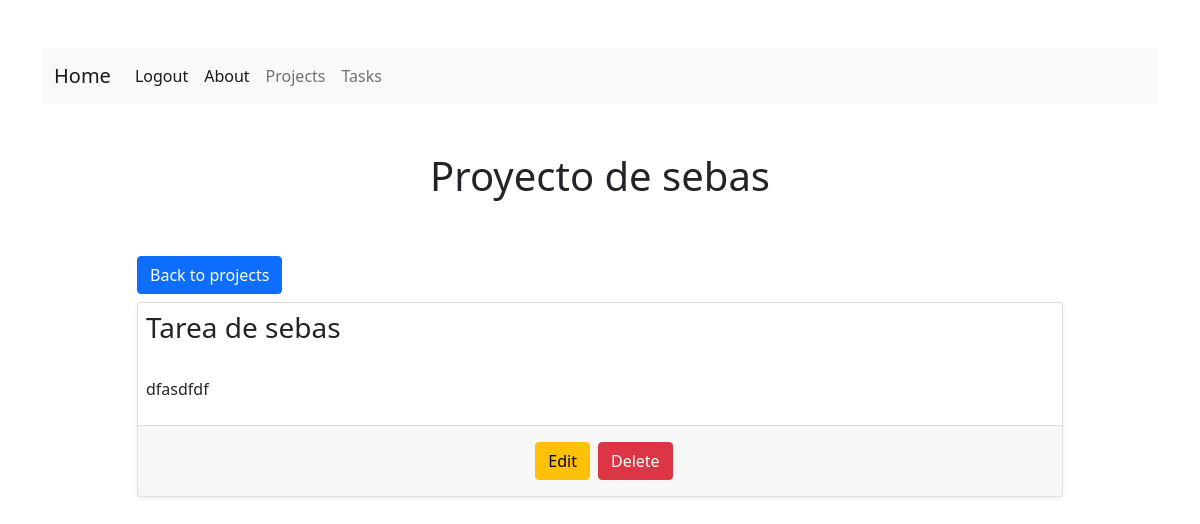
The page /project-detail/6/ (signed in) on the database its author committed.
### todolist/models.py (models this page shows, shortened)
class Project(models.Model):
    name = models.CharField(max_length=200)
    description = models.TextField()
    user = models.ForeignKey(User, on_delete=models.CASCADE)

class Task(models.Model):
    title = models.CharField(max_length=300)
    description = models.TextField()
    done = models.BooleanField(default=False)
    user = models.ForeignKey(User,on_delete=models.CASCADE)
    project = models.ForeignKey(Project,on_delete=models.CASCADE)

### todolist/views.py (the view)
# urls.py: path('project-detail/<int:project_id>/',views.detailOfProject, name="projects.detail"),
@login_required
def detailOfProject(request,project_id):
    project = get_object_or_404(Project, id=project_id)
    tasks = Task.objects.filter(project_id=project_id)
    return render(request,'projects/detail.html',{
        "project": project,
        "tasks" : tasks
    })

### todolist/templates/projects/detail.html
{% extends "layouts/base.html" %}
{% block content %}
<div class="d-flex justify-content-center align-items-center pt-5 pb-5">
    <h1 class="text-center">
        {{ project.name }}
    </h1>
</div>
<div >
    <div class="row d-flex justify-content-center mb-2">
        <div class="col-sm-10 d-flex">
            <a href="{% url 'projects.list' %}" class="btn btn-primary">Back to projects</a>
        </div>
    </div>
    {% for task in tasks %}
    <div class="row d-flex justify-content-center mb-2">
        <div class="col-sm-10">
            <div class="card shadow-sm">
                <div class="card-title p-2">
                    <h3>
                        {{ task.title }}
                    </h3>
                </div>
                <div class="card-text p-2">
                    <p>
                        {{ task.description }}
                    </p>
                </div>
                <div class="card-footer d-flex justify-content-center align-items-center">
                    <a class="btn btn-warning m-2" href="{% url 'tasks.edit' task.id %}" >Edit</a>
                    <a class="btn btn-danger" href="{% url 'tasks.delete' task.id %}" >Delete</a>
                </div>
            </div>
        </div>
    </div>
    {% endfor %}
</div>
{% endblock %}

### rows shown on the page
Project: name "Proyecto de sebas"
Task: title "Tarea de sebas", description "dfasdfdf"
